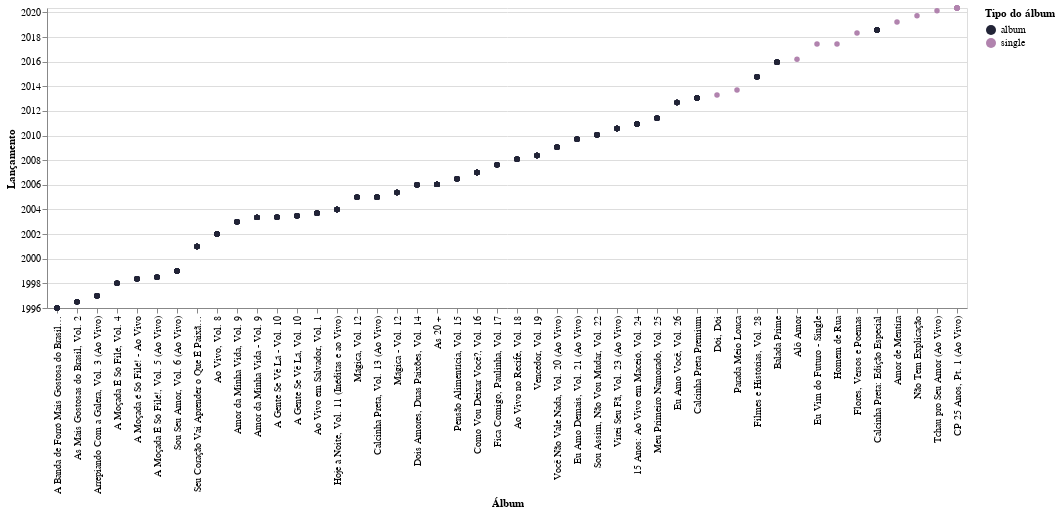

This figure's notebook cell:
### Code cell
# linha do tempo de lançamentos
data_time= pd.DataFrame(data, columns = ['name', 'album','album_type','release_date'])
range_ = ['#222437', '#B183AE']
alt.Chart(data_time).mark_circle(opacity = 1).encode(
    y = alt.Y('release_date:T', axis = alt.Axis(title='Lançamento')),
    x = alt.X('album:N', sort='y', axis = alt.Axis(title='Álbum')),
    color = alt.Color('album_type', legend=alt.Legend(title="Tipo do álbum"), scale=alt.Scale(range = range_)),
    tooltip = ['album','album_type','release_date:T']
)

### Figure 1 — Vega-Lite specification as saved in the notebook (floating-point values rounded to 4 significant figures; data arrays with more than 128 entries replaced by an {"elided": "..."} marker saying what was removed)
{"config": {"view": {"continuousWidth": 400, "continuousHeight": 300}}, "data": {"name": "data-ed85a7a99123bb7de59c19919ee263d5"}, "mark": {"type": "circle", "opacity": 1}, "encoding": {"color": {"type": "nominal", "field": "album_type", "legend": {"title": "Tipo do álbum"}, "scale": {"range": ["#222437", "#B183AE"]}}, "tooltip": [{"type": "nominal", "field": "album"}, {"type": "nominal", "field": "album_type"}, {"type": "temporal", "field": "release_date"}], "x": {"type": "nominal", "axis": {"title": "Álbum"}, "field": "album", "sort": "y"}, "y": {"type": "temporal", "axis": {"title": "Lançamento"}, "field": "release_date"}}, "$schema": "https://vega.github.io/schema/vega-lite/v4.8.1.json", "datasets": {"data-ed85a7a99123bb7de59c19919ee263d5": {"elided": "529 records"}}}
